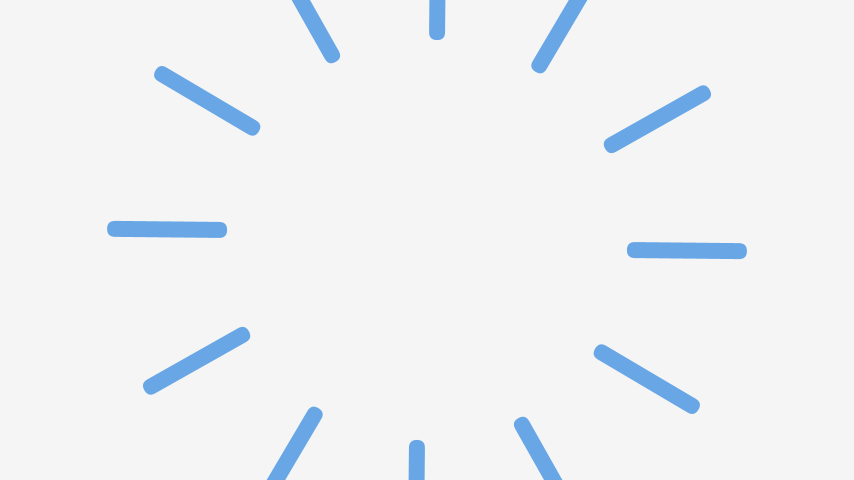
Frame 1 (no input)
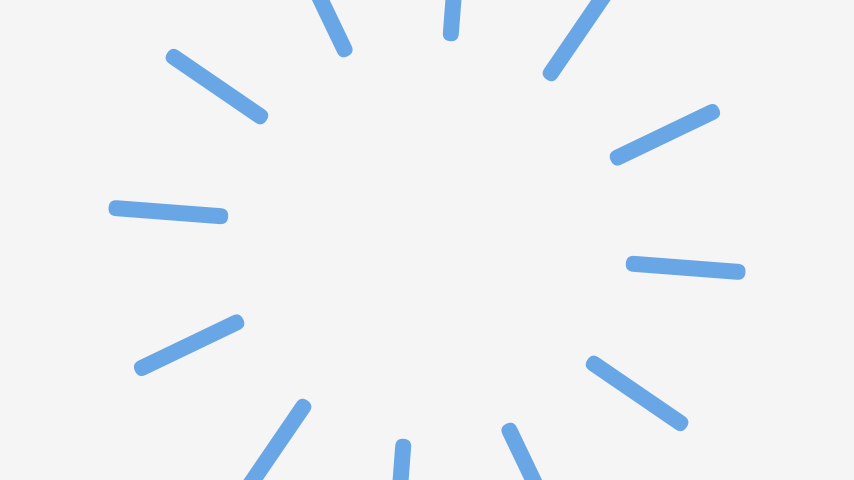
Frame 60 (the mouse pressed at the canvas centre just before this capture)
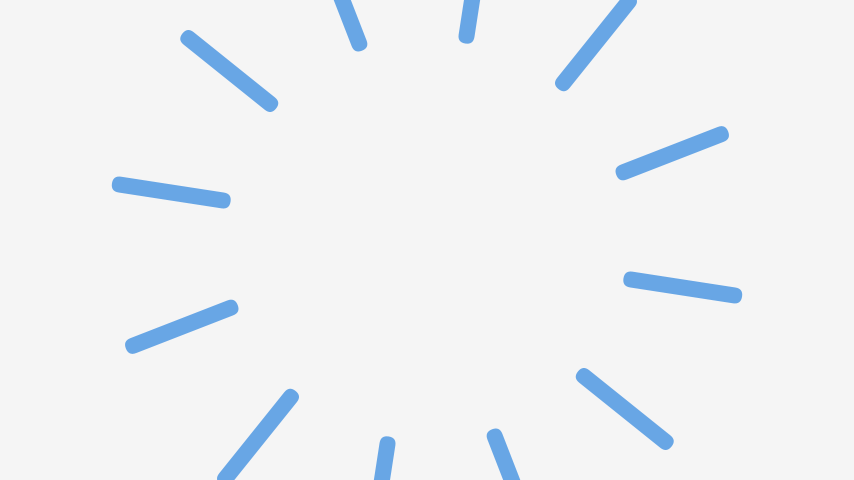
Frame 120 (the mouse held since frame 60 and released just before this capture)

The Processing sketch that drew these frames (run headless with seeded random() and noise(); from frame 60 on, the mouse is pressed at the canvas centre):

// Processing sketch: sketch_sample07
// ── sketch_sample07.pde
void setup(){
  size(854, 480);
}

void draw(){
  background(245);
  translate(width/2, height/2); // 
  for(int i=0;i<12;i++){
    pushMatrix();
    rotate(TWO_PI*i/12.0 + frameCount*0.01);
    fill(20,120,220,160);
    noStroke();
    rect(200, 0, 120, 16, 8); // 花弁風
    popMatrix();
  }
}
